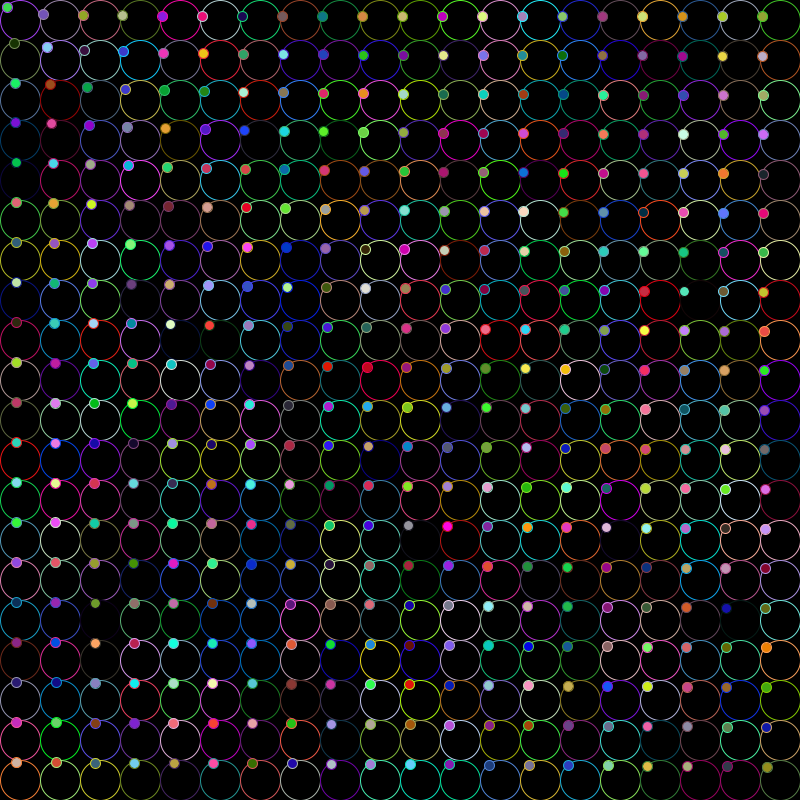
Frame 1 (no input)
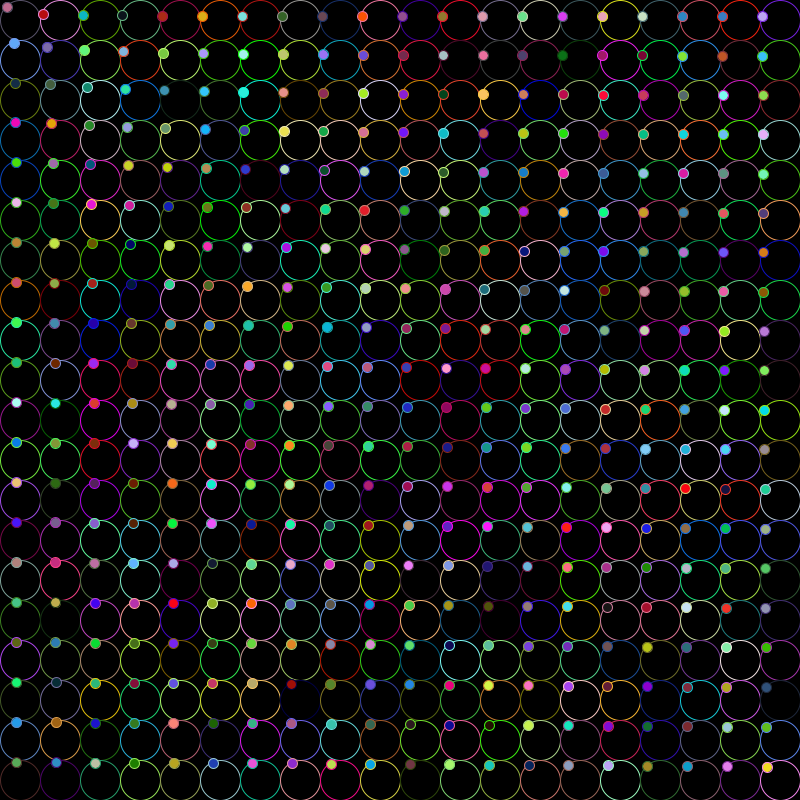
Frame 60 (the mouse pressed at the canvas centre just before this capture)
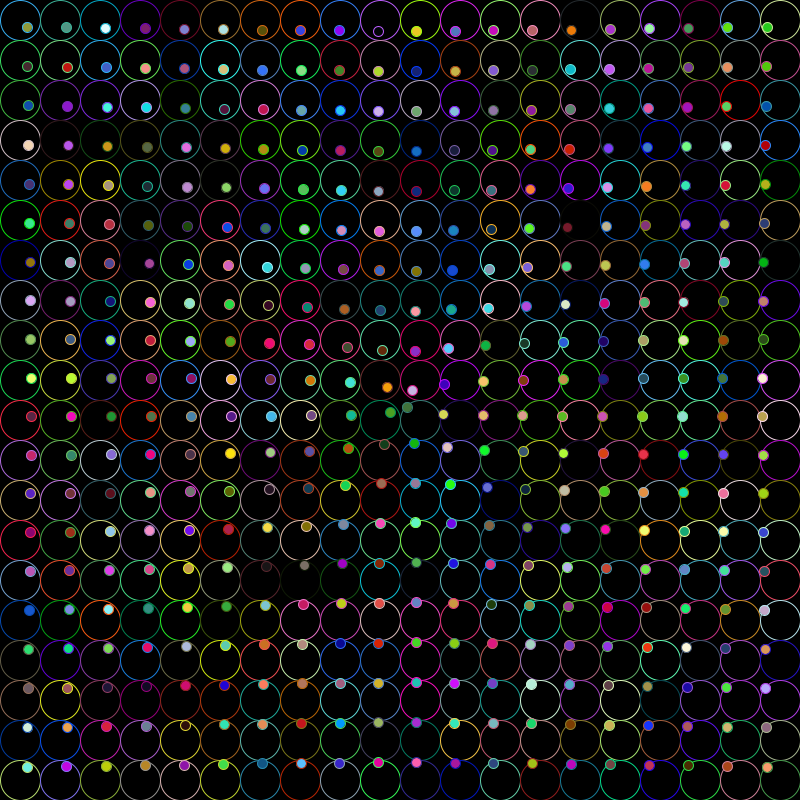
Frame 120 (the mouse held since frame 60 and released just before this capture)

The Processing sketch that drew these frames (run headless with seeded random() and noise(); from frame 60 on, the mouse is pressed at the canvas centre):

// Processing sketch: processing_128276
// ── processing_128276.pde

/*Assignment 4

Makes a grid of small lines depending on tileCount
If user moves the mouse around, the lines one the gird
points towards the cursor location
/Added stuff
insead of lines,eyeballs follow the cursor
actual assignment code has been commented out

Arturo Alviar
Janauary 10, 2014
*/

int tileCount = 20;

void setup() {
  size(800, 800);
  smooth();
}

void draw() {
  background(0);
  for (int i = 0; i < tileCount; i++) {
    for (int j = 0; j< tileCount; j++) {
      float x, y, x2, y2, distance, len;
        x = i * (width/tileCount)+ tileCount/2;
        y = j * (height/tileCount)+ tileCount/2;
        x2 = (i * width/tileCount) + tileCount;
        y2 = (j * height/tileCount)+ tileCount;
        distance = sqrt(sq(mouseX-x) + sq(mouseY-y));
        len = sqrt(sq(x2-x) + sq(y2-y));
        x2 = (mouseX-x)*(len/distance)+x;
        y2 = (mouseY- y)*(len/distance)+y;
        stroke(random(0,255),random(0,255),random(0,255));
        //line(x, y, x2, y2);
        fill(0);
        ellipseMode(RADIUS);
        ellipse(x+tileCount/2,y+tileCount/2,tileCount,tileCount);
        ellipseMode(RADIUS);
        fill(random(0,255),random(0,255),random(0,255));
        ellipse(x2+len/2, y2+len/2, tileCount/4, tileCount/4);
    }
  }
}
